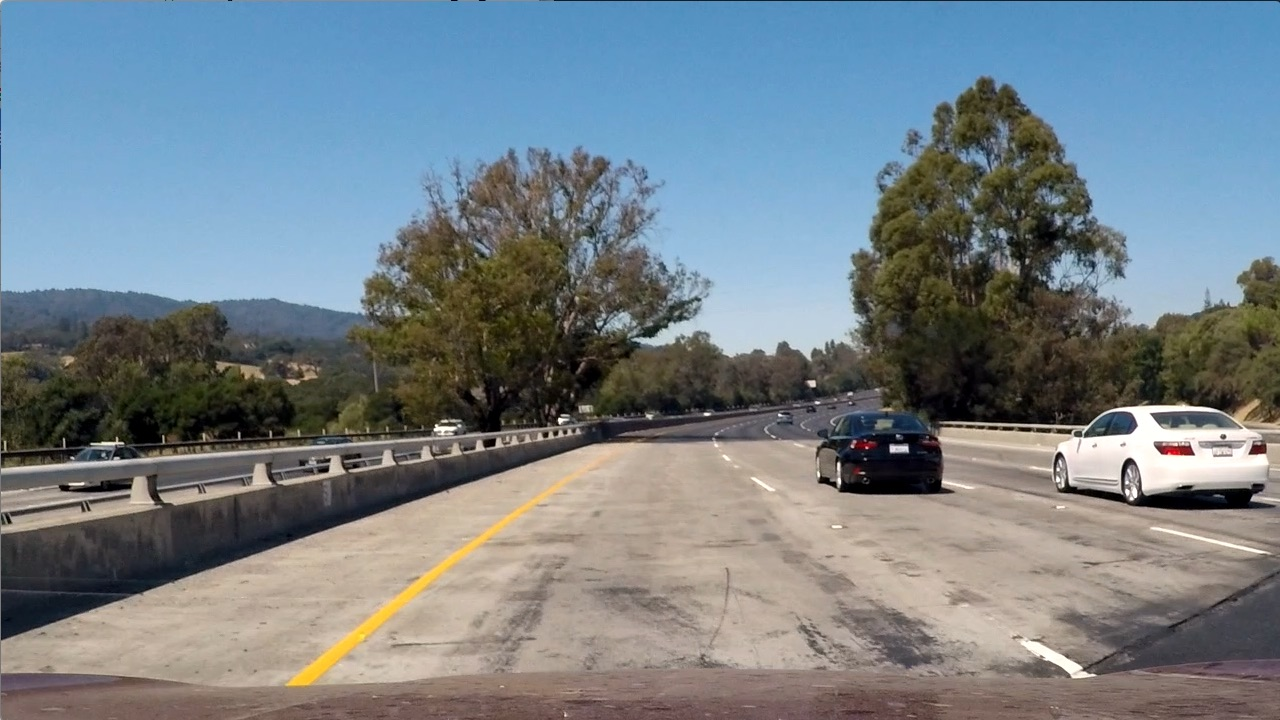
#> input picture test_images/test1.jpg, 1280 x 720 px
$ python -i image_gen.py   (imports and definitions only)   (older library calls are emulated)
#> lines starting #> are read from the running program, lines starting #| are printed output that depends on the picture; after the words box and inside, x2 and y2 are one past the last pixel; in counts of white or black regions, pixels touching at a corner belong together
import cv2
import matplotlib.pyplot as plt
import matplotlib.image as mpimg
import numpy as np
import os
import glob
import pickle
from tracker import tracker

# import calibration matrices
# [1 line not run here, left out]
# [1 line that did not run here, left out]
# [1 line that did not run here, left out]

def abs_sobel_thresh(img, orient='x', sobel_kernel=3, thresh=(0, 255)):
	# calculate gradient in x or y direction
#> called with orient = 'x', sobel_kernel = 3, thresh = (0, 255)
    img = cv2.cvtColor(img, cv2.COLOR_RGB2GRAY)
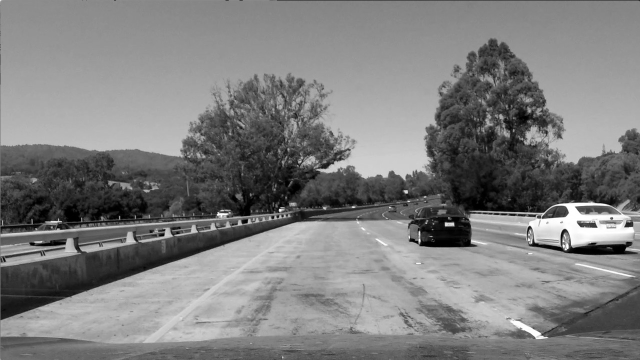
#> img: shape (720, 1280) (shown at 1/2 size); min 0, max 255, mean 126.1
    if orient == 'x':
        sobel = cv2.Sobel(img, cv2.CV_64F, 1,0,  ksize=sobel_kernel)
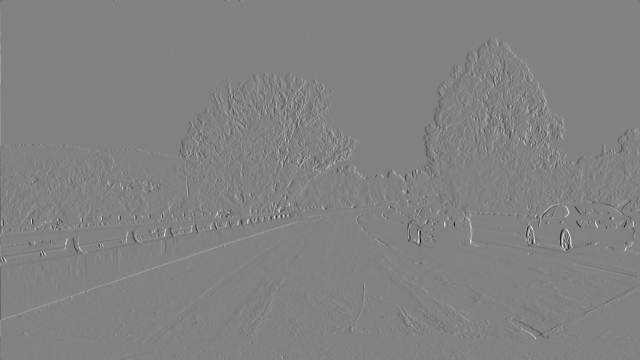
#> sobel: shape (720, 1280) float64 (shown at 1/2 size); min -858, max 827, mean 0; drawn with min black and max white
    if orient == 'y':
        sobel = cv2.Sobel(img, cv2.CV_64F, 0,1,  ksize=sobel_kernel)
    # calculate and convert to unit8
    abs_sobel = np.absolute(sobel)
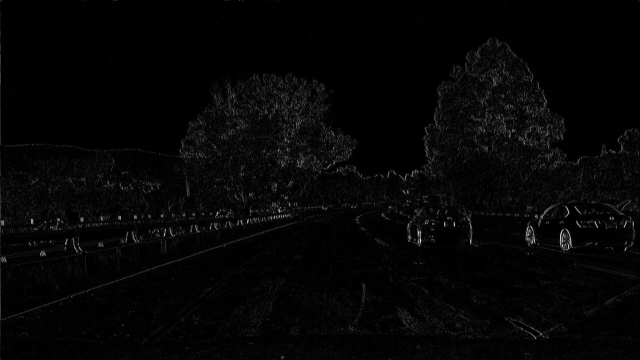
#> abs_sobel: shape (720, 1280) float64 (shown at 1/2 size); min 0, max 858, mean 19.7; drawn with min black and max white
    uni = np.uint8(255*abs_sobel/np.max(abs_sobel))
    sobel_binary = np.zeros(img.shape)
    sobel_binary[(uni>thresh[0]) & (uni<thresh[1])] = 1

    return sobel_binary

# [41 lines left out: functions mag_thresh, dir_threshold, color_threshold, window_mask, not called in this run]

img_path = glob.glob("./test_images/test*.jpg")

# [124 lines not run here, left out]

>>> import cv2
>>> picture = cv2.cvtColor(cv2.imread('test_images/test1.jpg'), cv2.COLOR_BGR2RGB)
>>> result = abs_sobel_thresh(picture)
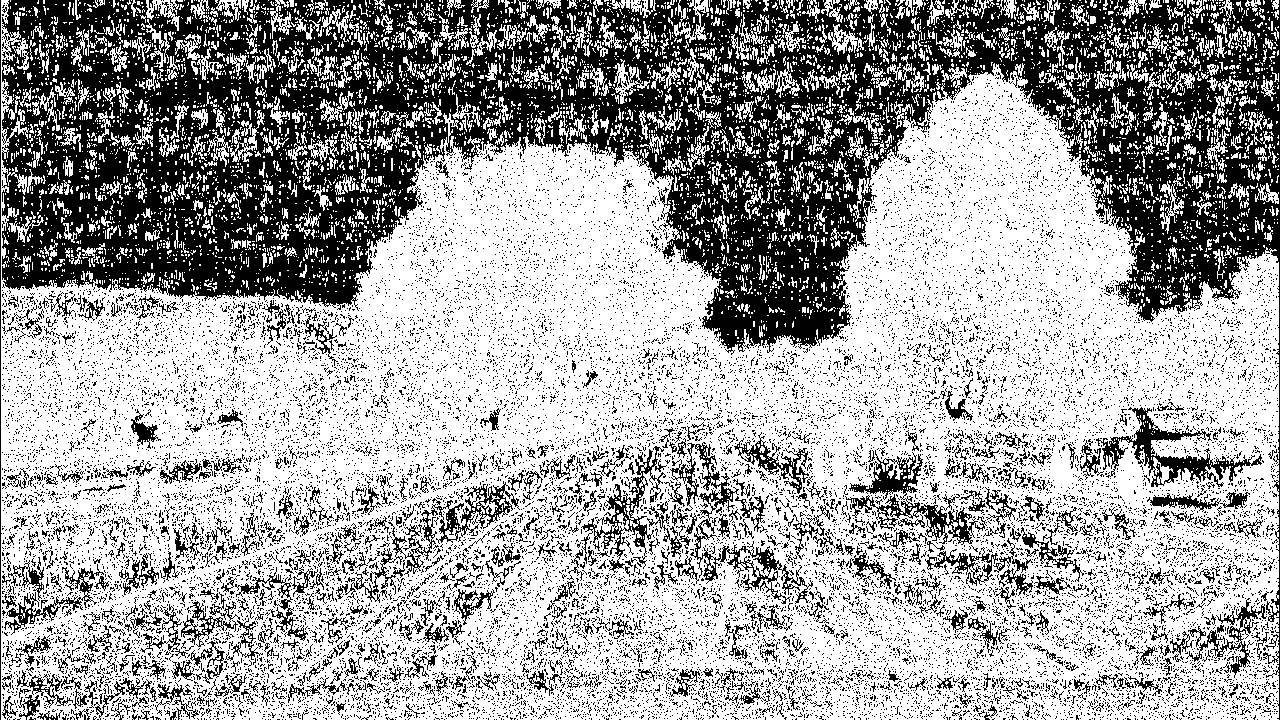
#> result: shape (720, 1280) float64; values 0 (black) and 1 (white), 63.8% white; 22646 black regions (21998 under 20 px), largest, box (x1, y1, x2, y2) and area: (2, 0, 1280, 720) 219472, (670, 442, 813, 604) 3115, (845, 450, 987, 545) 3078

$ run again, on test_images/test5.jpg
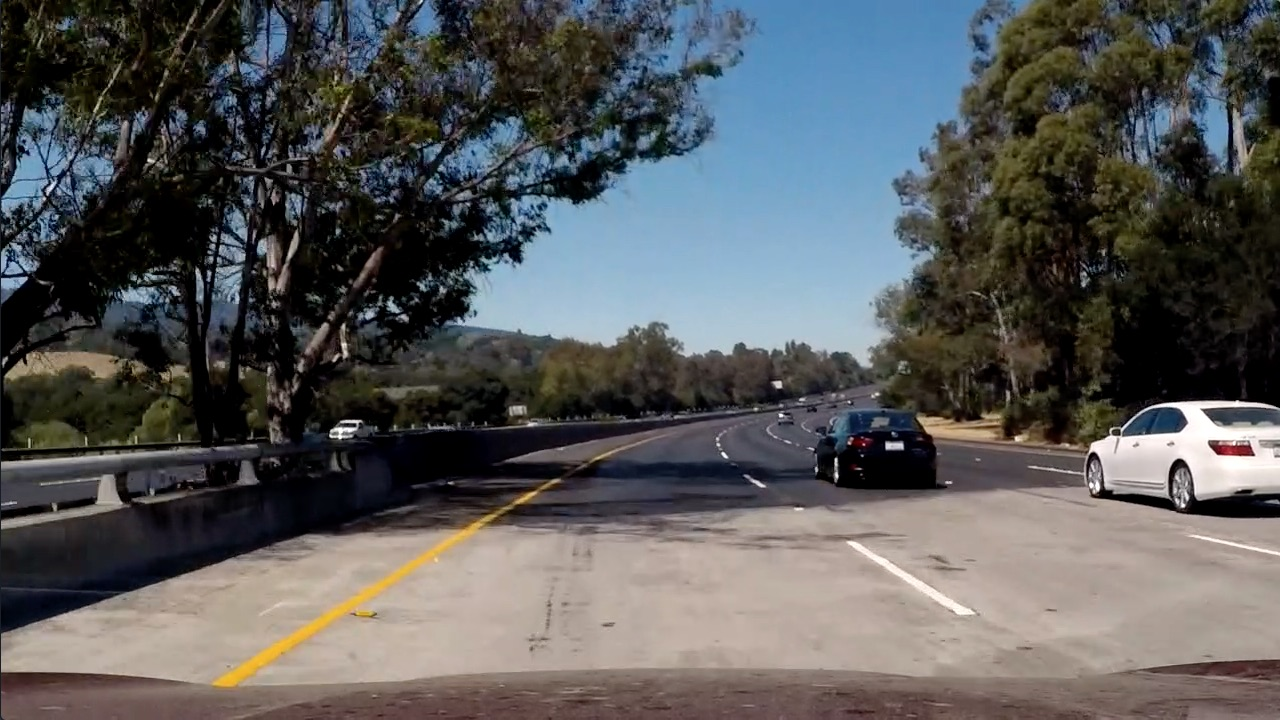
#> input picture test_images/test5.jpg, 1280 x 720 px
#> in abs_sobel_thresh, `abs_sobel = np.absolute(sobel)`:
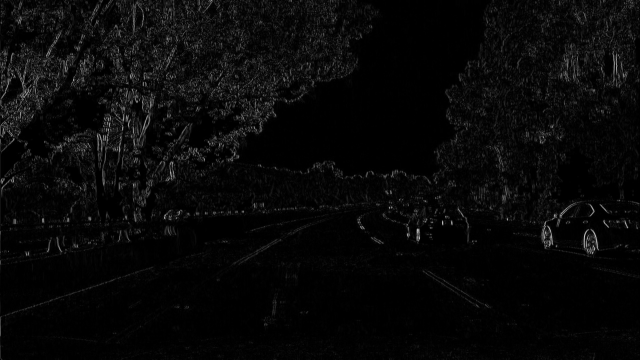
#> abs_sobel: shape (720, 1280) float64 (shown at 1/2 size); min 0, max 887, mean 30.1; drawn with min black and max white
#> `result = abs_sobel_thresh(picture)`:
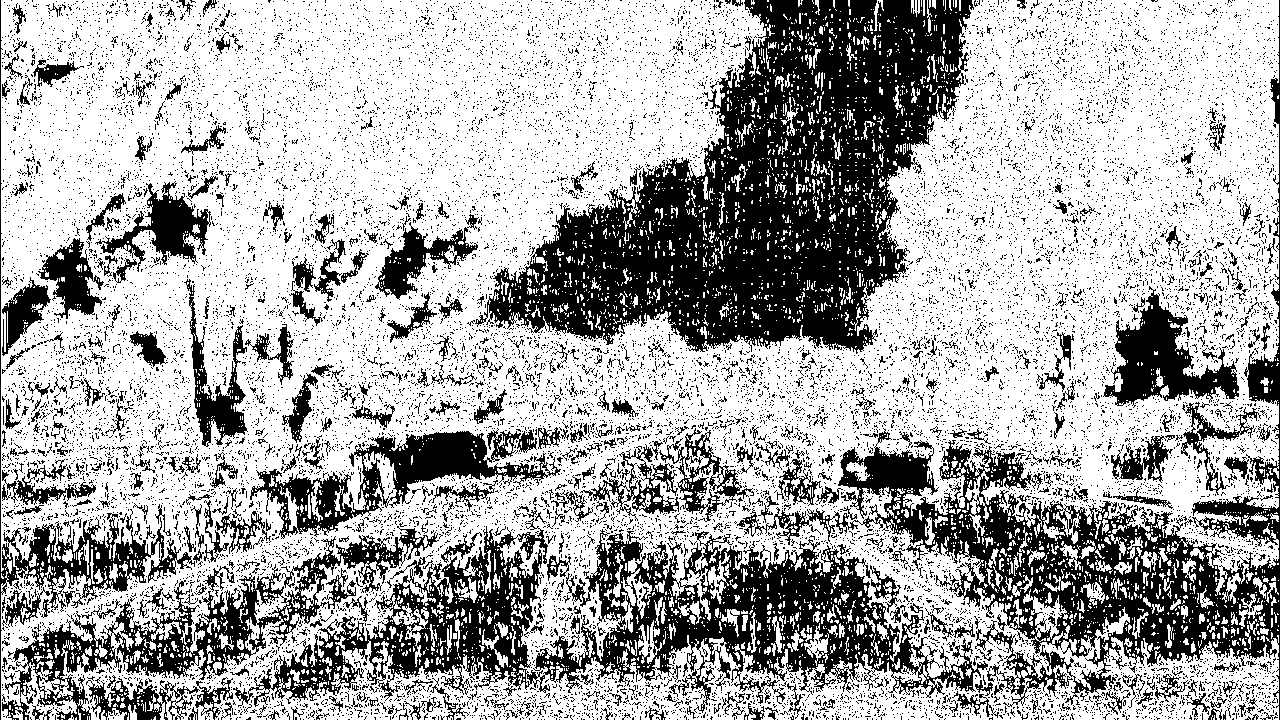
#> result: shape (720, 1280) float64; values 0 (black) and 1 (white), 66.8% white; 18177 black regions (17658 under 20 px), largest, box (x1, y1, x2, y2) and area: (475, 0, 974, 354) 81154, (233, 518, 988, 713) 44537, (737, 0, 1280, 720) 42922

$ run again, on test_images/test6.jpg
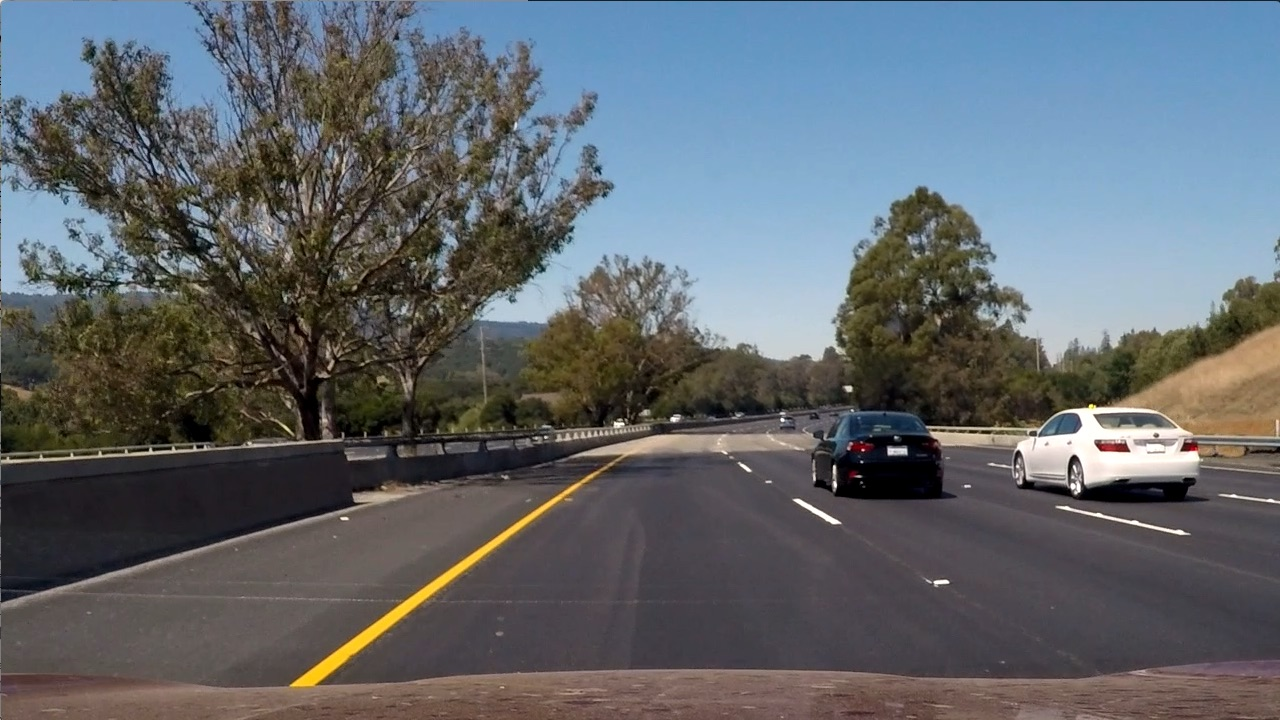
#> input picture test_images/test6.jpg, 1280 x 720 px
#> in abs_sobel_thresh, `abs_sobel = np.absolute(sobel)`:
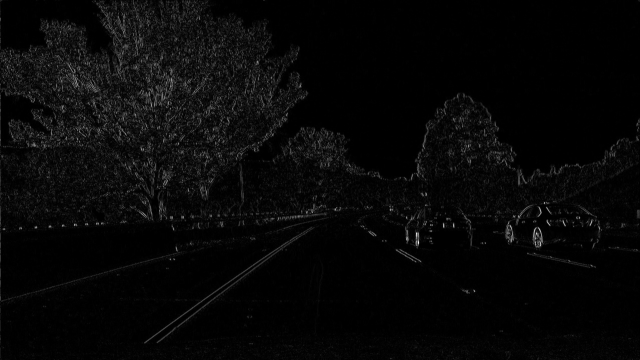
#> abs_sobel: shape (720, 1280) float64 (shown at 1/2 size); min 0, max 859, mean 26.8; drawn with min black and max white
#> `result = abs_sobel_thresh(picture)`:
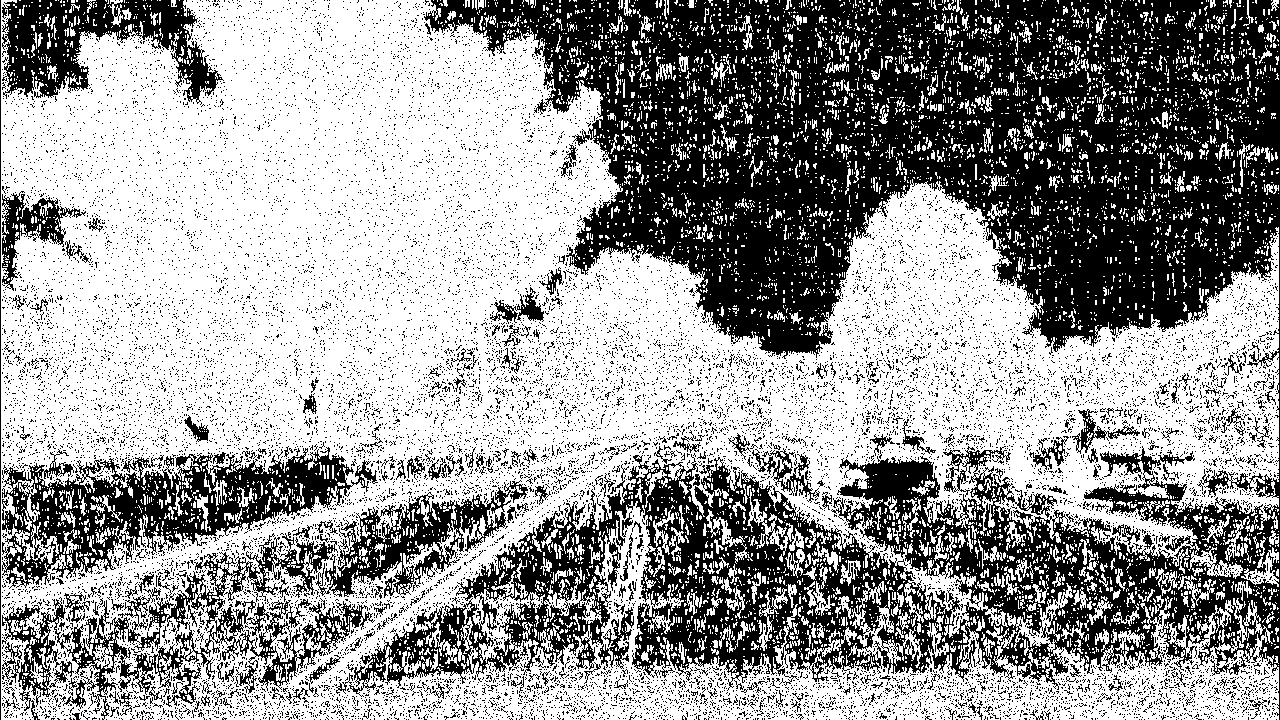
#> result: shape (720, 1280) float64; values 0 (black) and 1 (white), 59.5% white; 17903 black regions (17652 under 20 px), largest, box (x1, y1, x2, y2) and area: (336, 0, 1280, 720) 266795, (2, 447, 378, 589) 19422, (2, 533, 375, 720) 14940
